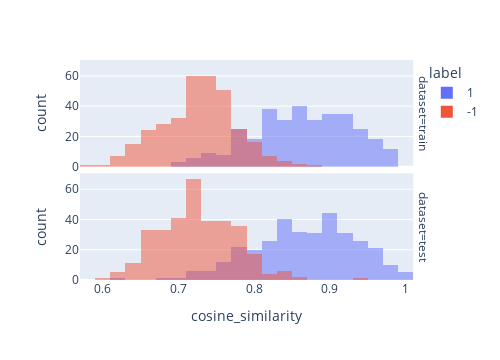
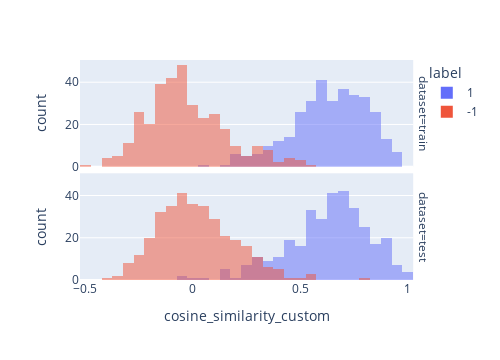

The cell these charts' notebook holds for them, in order:
### Code cell
# plot similarity distribution BEFORE customization
px.histogram(
    df,
    x="cosine_similarity",
    color="label",
    barmode="overlay",
    width=500,
    facet_row="dataset",
).show()

test_df = df[df["dataset"] == "test"]
a, se = accuracy_and_se(test_df["cosine_similarity"], test_df["label"])
print(f"Test accuracy: {a:0.1%} ± {1.96 * se:0.1%}")

# plot similarity distribution AFTER customization
px.histogram(
    df,
    x="cosine_similarity_custom",
    color="label",
    barmode="overlay",
    width=500,
    facet_row="dataset",
).show()

a, se = accuracy_and_se(test_df["cosine_similarity_custom"], test_df["label"])
print(f"Test accuracy after customization: {a:0.1%} ± {1.96 * se:0.1%}")

### Figure 1 — Plotly figure (JSON) as saved in the notebook; plotly's stock layout.template omitted (floating-point values rounded to 4 significant figures; data arrays with more than 128 entries replaced by an {"elided": "..."} marker saying what was removed)
{"data": [{"alignmentgroup": "True", "bingroup": "x", "hovertemplate": "label=1<br>dataset=train<br>cosine_similarity=%{x}<br>count=%{y}<extra></extra>", "legendgroup": "1", "marker": {"color": "#636efa", "opacity": 0.5, "pattern": {"shape": ""}}, "name": "1", "offsetgroup": "1", "orientation": "v", "showlegend": true, "type": "histogram", "x": {"elided": "334 float values"}, "xaxis": "x2", "yaxis": "y2"}, {"alignmentgroup": "True", "bingroup": "x", "hovertemplate": "label=1<br>dataset=test<br>cosine_similarity=%{x}<br>count=%{y}<extra></extra>", "legendgroup": "1", "marker": {"color": "#636efa", "opacity": 0.5, "pattern": {"shape": ""}}, "name": "1", "offsetgroup": "1", "orientation": "v", "showlegend": false, "type": "histogram", "x": {"elided": "335 float values"}, "xaxis": "x", "yaxis": "y"}, {"alignmentgroup": "True", "bingroup": "x", "hovertemplate": "label=-1<br>dataset=train<br>cosine_similarity=%{x}<br>count=%{y}<extra></extra>", "legendgroup": "-1", "marker": {"color": "#EF553B", "opacity": 0.5, "pattern": {"shape": ""}}, "name": "-1", "offsetgroup": "-1", "orientation": "v", "showlegend": true, "type": "histogram", "x": {"elided": "334 float values"}, "xaxis": "x2", "yaxis": "y2"}, {"alignmentgroup": "True", "bingroup": "x", "hovertemplate": "label=-1<br>dataset=test<br>cosine_similarity=%{x}<br>count=%{y}<extra></extra>", "legendgroup": "-1", "marker": {"color": "#EF553B", "opacity": 0.5, "pattern": {"shape": ""}}, "name": "-1", "offsetgroup": "-1", "orientation": "v", "showlegend": false, "type": "histogram", "x": {"elided": "335 float values"}, "xaxis": "x", "yaxis": "y"}], "layout": {"annotations": [{"font": {}, "showarrow": false, "text": "dataset=test", "textangle": 90, "x": 0.98, "xanchor": "left", "xref": "paper", "y": 0.2425, "yanchor": "middle", "yref": "paper"}, {"font": {}, "showarrow": false, "text": "dataset=train", "textangle": 90, "x": 0.98, "xanchor": "left", "xref": "paper", "y": 0.7575, "yanchor": "middle", "yref": "paper"}], "barmode": "overlay", "height": 360, "legend": {"title": {"text": "label"}, "tracegroupgap": 0}, "margin": {"t": 60}, "width": 500, "xaxis": {"anchor": "y", "autorange": true, "domain": [0, 0.98], "range": [0.57, 1.01], "title": {"text": "cosine_similarity"}, "type": "linear"}, "xaxis2": {"anchor": "y2", "autorange": true, "domain": [0, 0.98], "matches": "x", "range": [0.57, 1.01], "showticklabels": false, "type": "linear"}, "yaxis": {"anchor": "x", "autorange": true, "domain": [0, 0.485], "range": [0, 70.53], "title": {"text": "count"}}, "yaxis2": {"anchor": "x2", "autorange": true, "domain": [0.515, 1], "matches": "y", "range": [0, 70.53], "title": {"text": "count"}}}}

### Figure 2 — Plotly figure (JSON) as saved in the notebook; plotly's stock layout.template omitted (floating-point values rounded to 4 significant figures; data arrays with more than 128 entries replaced by an {"elided": "..."} marker saying what was removed)
{"data": [{"alignmentgroup": "True", "bingroup": "x", "hovertemplate": "label=1<br>dataset=train<br>cosine_similarity_custom=%{x}<br>count=%{y}<extra></extra>", "legendgroup": "1", "marker": {"color": "#636efa", "opacity": 0.5, "pattern": {"shape": ""}}, "name": "1", "offsetgroup": "1", "orientation": "v", "showlegend": true, "type": "histogram", "x": {"elided": "334 float values"}, "xaxis": "x2", "yaxis": "y2"}, {"alignmentgroup": "True", "bingroup": "x", "hovertemplate": "label=1<br>dataset=test<br>cosine_similarity_custom=%{x}<br>count=%{y}<extra></extra>", "legendgroup": "1", "marker": {"color": "#636efa", "opacity": 0.5, "pattern": {"shape": ""}}, "name": "1", "offsetgroup": "1", "orientation": "v", "showlegend": false, "type": "histogram", "x": {"elided": "335 float values"}, "xaxis": "x", "yaxis": "y"}, {"alignmentgroup": "True", "bingroup": "x", "hovertemplate": "label=-1<br>dataset=train<br>cosine_similarity_custom=%{x}<br>count=%{y}<extra></extra>", "legendgroup": "-1", "marker": {"color": "#EF553B", "opacity": 0.5, "pattern": {"shape": ""}}, "name": "-1", "offsetgroup": "-1", "orientation": "v", "showlegend": true, "type": "histogram", "x": {"elided": "334 float values"}, "xaxis": "x2", "yaxis": "y2"}, {"alignmentgroup": "True", "bingroup": "x", "hovertemplate": "label=-1<br>dataset=test<br>cosine_similarity_custom=%{x}<br>count=%{y}<extra></extra>", "legendgroup": "-1", "marker": {"color": "#EF553B", "opacity": 0.5, "pattern": {"shape": ""}}, "name": "-1", "offsetgroup": "-1", "orientation": "v", "showlegend": false, "type": "histogram", "x": {"elided": "335 float values"}, "xaxis": "x", "yaxis": "y"}], "layout": {"annotations": [{"font": {}, "showarrow": false, "text": "dataset=test", "textangle": 90, "x": 0.98, "xanchor": "left", "xref": "paper", "y": 0.2425, "yanchor": "middle", "yref": "paper"}, {"font": {}, "showarrow": false, "text": "dataset=train", "textangle": 90, "x": 0.98, "xanchor": "left", "xref": "paper", "y": 0.7575, "yanchor": "middle", "yref": "paper"}], "barmode": "overlay", "height": 360, "legend": {"title": {"text": "label"}, "tracegroupgap": 0}, "margin": {"t": 60}, "width": 500, "xaxis": {"anchor": "y", "autorange": true, "domain": [0, 0.98], "range": [-0.525, 1.025], "title": {"text": "cosine_similarity_custom"}, "type": "linear"}, "xaxis2": {"anchor": "y2", "autorange": true, "domain": [0, 0.98], "matches": "x", "range": [-0.525, 1.025], "showticklabels": false, "type": "linear"}, "yaxis": {"anchor": "x", "autorange": true, "domain": [0, 0.485], "range": [0, 50.53], "title": {"text": "count"}}, "yaxis2": {"anchor": "x2", "autorange": true, "domain": [0.515, 1], "matches": "y", "range": [0, 50.53], "title": {"text": "count"}}}}
